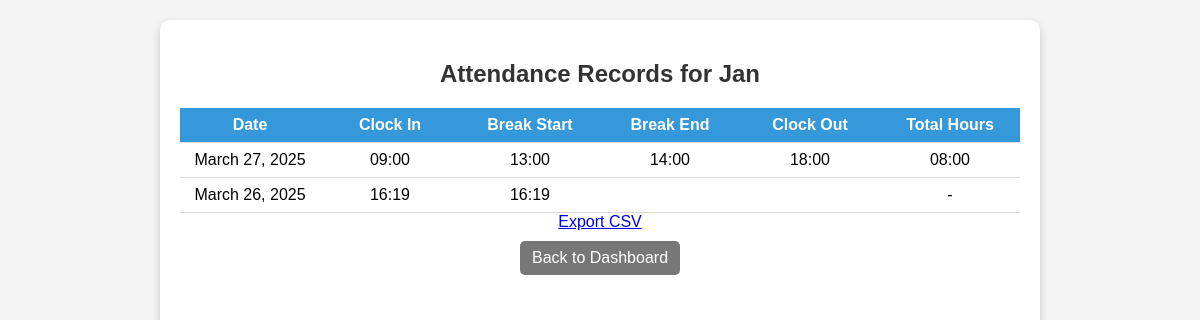
Page /attendance/records/111111/ on the committed database.
### employees/models.py (models this page shows, shortened)
class Employee(AbstractBaseUser):
    employee_id = models.CharField(max_length=6, unique=True)
    name = models.CharField(max_length=100)
    passcode = models.CharField(max_length=6)
    department = models.ForeignKey(
        Department,
        on_delete=models.CASCADE,
        related_name='employees',
        null=False,
        default=""
    )
    is_manager = models.BooleanField(default=False)
    archived = models.BooleanField(default=False)
    archive_date = models.DateTimeField(null=True, blank=True)
    profile_picture = models.ImageField(
        upload_to='profile_pictures/',
        blank=True,
        null=True,
        default='profile_pictures/default.jpg'
    )
    objects = EmployeeManager()
    USERNAME_FIELD = 'employee_id'
    REQUIRED_FIELDS = ['name']

### attendance/models.py (models this page shows, shortened)
class Attendance(models.Model):
    employee = models.ForeignKey(Employee, on_delete=models.CASCADE)
    clock_in_time = models.DateTimeField(null=True, blank=True)
    clock_out_time = models.DateTimeField(null=True, blank=True)
    break_start_time = models.DateTimeField(null=True, blank=True)
    break_end_time = models.DateTimeField(null=True, blank=True)
    date = models.DateField(default=now)
    def total_hours(self):
        if self.clock_in_time and self.clock_out_time:
            total_work_time = self.clock_out_time - self.clock_in_time
            break_duration = timedelta()
            if self.break_start_time and self.break_end_time:
                break_duration = self.break_end_time - self.break_start_time
            worked_time = total_work_time - break_duration
            total_minutes = int(worked_time.total_seconds() // 60)
            hours, minutes = divmod(total_minutes, 60)
            return f"{hours:02d}:{minutes:02d}"
        return None

### attendance/views.py (the view)
# urls.py: path('records/<str:employee_id>/', views.employee_attendance_records, name='employee_attendance_records'),
def employee_attendance_records(request, employee_id):
    employee = get_object_or_404(Employee, employee_id=employee_id)
    records = Attendance.objects.filter(employee=employee).order_by('-date')
    return render(request, 'employee_attendance_records.html', {
        'employee': employee,
        'records': records,
    })

### employees/templates/employees/employee_attendance_records.html (shortened to what this page needs)
<!DOCTYPE html>
<html lang="en">
<head>
    {% load static %}
</head>
<body>
    <div class="container">
        <h2>Attendance Records for {{ employee.name }}</h2>
        <div class="table-container">
            <table>
                <tr>
                    <th>Date</th>
                    <th>Clock In</th>
                    <th>Break Start</th>
                    <th>Break End</th>
                    <th>Clock Out</th>
                    <th>Total Hours</th>
                </tr>
                {% for record in records %}
                <tr>
                    <td>{{ record.date|date:"F j, Y" }}</td>
                    <td>{{ record.clock_in_time|date:"H:i" }}</td>
                    <td>{{ record.break_start_time|date:"H:i" }}</td>
                    <td>{{ record.break_end_time|date:"H:i" }}</td>
                    <td>{{ record.clock_out_time|date:"H:i" }}</td>
                    <td>{{ record.total_hours|default:"-" }}</td>
                </tr>
                {% empty %}
                <tr>
                    <td colspan="6">No records found</td>
                </tr>
                {% endfor %}
            </table>
            <a href="{% url 'export_attendance_csv_employee' employee.employee_id %}" class="button view-btn">Export CSV</a>
        </div>
        <a href="{% url 'manager_dashboard' %}" class="back-btn">Back to Dashboard</a>
    </div>
</body>
</html>

### employees/templates/employees/employee_attendance_records.html (style rules this page uses)
body { font-family: Arial, sans-serif; background-color: #f4f4f4; display: flex; justify-content: center; align-items: center; height: 100vh; margin: 0; }
.container { background: white; padding: 20px; border-radius: 10px; box-shadow: 0 4px 8px rgba(0, 0, 0, 0.2); text-align: center; width: 70%; max-width: 1150px; height: 90vh; overflow-y: auto; }
h2 { margin-bottom: 10px; color: #333; }
.table-container { width: 100%; overflow-x: auto; }
table { width: 100%; border-collapse: collapse; margin-top: 10px; table-layout: fixed; }
th, td { padding: 8px; border-bottom: 1px solid #ddd; text-align: center; white-space: nowrap; overflow: hidden; text-overflow: ellipsis; }
th { background-color: #3498db; color: white; }
.back-btn { text-decoration: none; color: white; background-color: #777; padding: 8px 12px; border-radius: 5px; display: inline-block; margin-top: 10px; }

### rows in the picture
Employee: name "Jan"
Attendance: date "March 27, 2025", clock_in_time "09:00", break_start_time "13:00", break_end_time "14:00", clock_out_time "18:00", total_hours "08:00"
Attendance: date "March 26, 2025", clock_in_time "16:19", break_start_time "16:19", total_hours "-"
